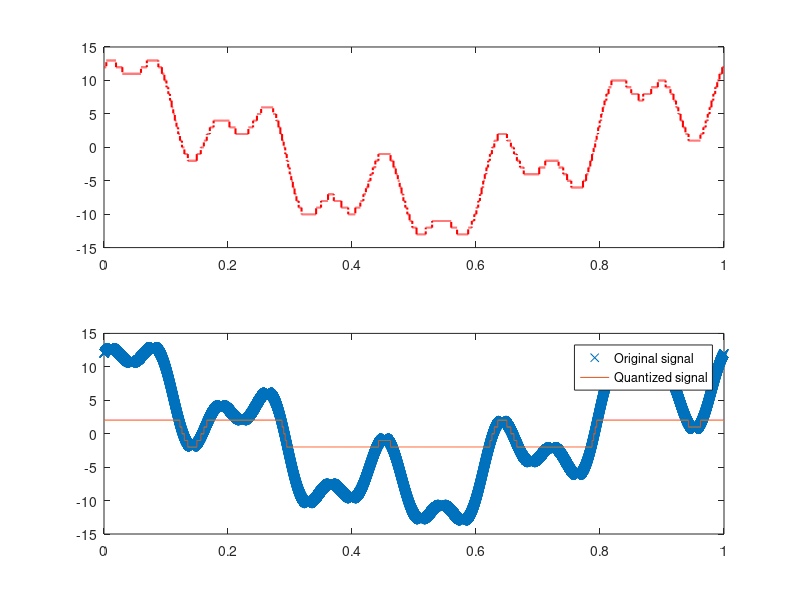

This chart was generated by the following MATLAB code:
% Generate a composite signal using three simple signals as,
% x1 = a1*cos(2*pi*f1*t), x2 = a2*sin(2*pi*f2*t), x3 = a3*cos(2*pi*f3*t)
% signal_x = x1 + x2 + x3
% Select the values of the amplitude and frequency as follows: a1 = G + 1, a2 = F + 2, a3 = E + 3,
% f1 = E + 1, f2 = F + 2, f3 = G + 3.
% (a) Show time domain and frequency domain representations of signal_x in a single figure
% window using subplot. Use axis, or xlim, or ylim to appropriately represent the signal.
% (b) Quantize signal_x in 4 equally distributed levels and provide image for one cycle of the
% original signal and quantized signal. Use axis, or xlim, or ylim to appropriately represent the
% signal. [Use quantiz() function]
% (c) Quantize signal_x in 8 equally distributed levels and provide image for one cycle of the
% original signal and quantized signal. Use axis, or xlim, or ylim to appropriately represent the
% signal. [Do not use quantiz() function]

%Quantized Signal
subplot(2,1,1)
a1 = 9, a2 = 5, a3 = 3, f1 = 1, f2 = 5, f3 = 11
fs = 50e3
t = 0:1/fs:1/f1
x1 = a1*cos(2*pi*f1*t), x2 = a2*sin(2*pi*f2*t), x3 = a3*cos(2*pi*f3*t)
signal_x = x1 + x2 + x3
L = 2
n = log2(L)
delta = (max(signal_x)-min(signal_x))/(L-1)
sigQ = min(signal_x) + (round(signal_x - min(signal_x))/delta).*delta
plot(t,sigQ,'r-.', 'linewidth',1.5);

%Using quantiz function
subplot(2,1,2)
partition = -1.5:1.5
codebook = -2:2
[index,quants] = quantiz(signal_x,partition,codebook)
plot(t,signal_x,'x',t,quants,'-')
legend('Original signal','Quantized signal');

